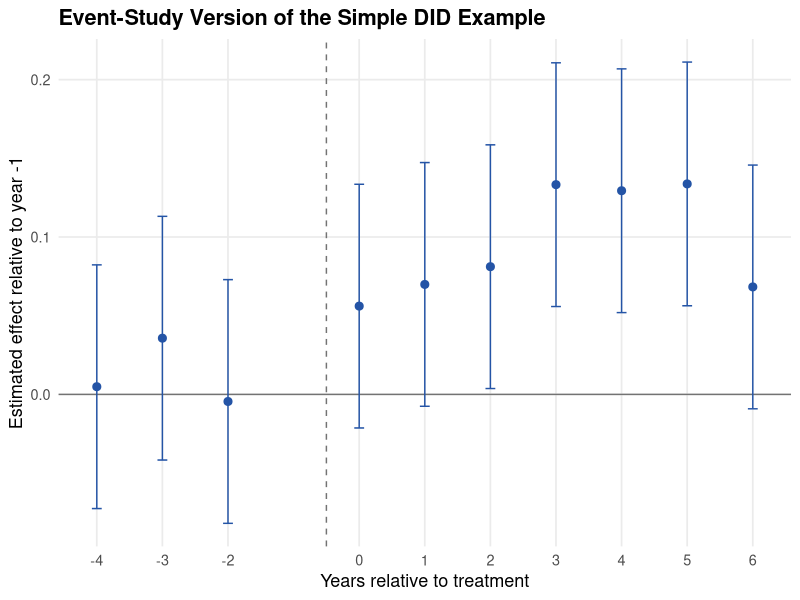

Recreate this plot in R. (Note: this script raises an error after producing the figure.)
simple_data <- read.csv("assets/data/simple_did_district.csv")

event_times <- -4:6
event_times <- event_times[event_times != -1]

make_event_name <- function(k) {
  if (k < 0) {
    paste0("event_m", abs(k))
  } else {
    paste0("event_p", k)
  }
}

for (k in event_times) {
  simple_data[[make_event_name(k)]] <- as.integer(
    simple_data$cohort == "treated_year5" &
      simple_data$year - simple_data$treatment_start_year == k
  )
}

event_terms <- vapply(event_times, make_event_name, character(1))
event_formula <- as.formula(paste(
  "outcome ~",
  paste(event_terms, collapse = " + "),
  "+ factor(district_id) + factor(year)"
))

event_fit <- lm(event_formula, data = simple_data)
event_coefs <- coef(summary(event_fit))[event_terms, , drop = FALSE]

event_results <- data.frame(
  event_time = event_times,
  estimate = event_coefs[, "Estimate"],
  std_error = event_coefs[, "Std. Error"],
  row.names = NULL
)

event_results$conf_low <- event_results$estimate - 1.96 * event_results$std_error
event_results$conf_high <- event_results$estimate + 1.96 * event_results$std_error

print(event_results)

if (requireNamespace("ggplot2", quietly = TRUE)) {
  p <- ggplot2::ggplot(event_results, ggplot2::aes(x = event_time, y = estimate)) +
    ggplot2::geom_hline(yintercept = 0, color = "gray45") +
    ggplot2::geom_vline(xintercept = -0.5, linetype = "dashed", color = "gray45") +
    ggplot2::geom_errorbar(
      ggplot2::aes(ymin = conf_low, ymax = conf_high),
      width = 0.15,
      color = "#2454a6"
    ) +
    ggplot2::geom_point(size = 2.4, color = "#2454a6") +
    ggplot2::scale_x_continuous(breaks = event_times) +
    ggplot2::labs(
      title = "Event-Study Version of the Simple DID Example",
      x = "Years relative to treatment",
      y = "Estimated effect relative to year -1"
    ) +
    ggplot2::theme_minimal(base_size = 13) +
    ggplot2::theme(
      plot.title = ggplot2::element_text(face = "bold"),
      panel.grid.minor = ggplot2::element_blank()
    )

  ggplot2::ggsave(
    "assets/figures/simple_event_study.png",
    p,
    width = 8,
    height = 4.8,
    dpi = 300,
    bg = "white"
  )
}
